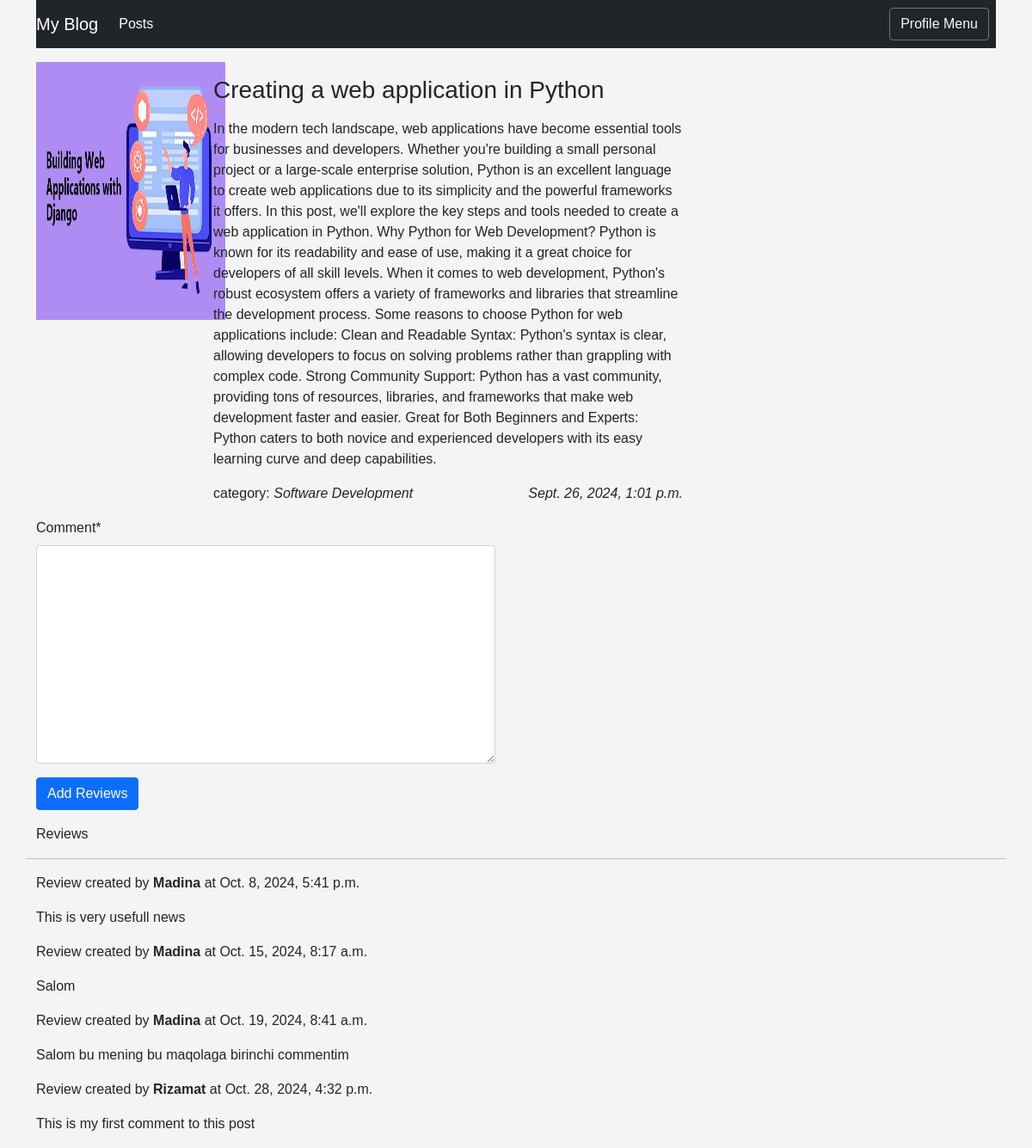
The app's page /post/1/ with its own data.
### post/models.py (models this page shows, shortened)
class Post(models.Model):
    Status_choices = [
        ('Draft','DR'),
        ('Published',   'PB')
    ]
    title = models.CharField(max_length=255)
    content = models.TextField()
    author = models.ForeignKey(User, on_delete=models.CASCADE, blank=True, null=True)
    image = models.ImageField(upload_to='images/', blank=True, null=True, default='default.png')
    category = models.ForeignKey(Category, on_delete=models.CASCADE, related_name='posts')
    created_at = models.DateTimeField(auto_now_add=True)
    update_at = models.DateTimeField(auto_now=True)
    published_time = models.DateTimeField(default=timezone.now)
    status = models.CharField(choices=Status_choices, null=True, max_length=50)
    tags = models.ManyToManyField('Tag', related_name='posts')
    views = models.IntegerField(default=0)  # Ko'rishlar soni uchun maydon
    is_approved = models.BooleanField(default=False)  # Admin tasdiqlashi uchun

class Category(models.Model):
    name = models.CharField(max_length=100)
    def __str__(self):
        return self.name

class PostReview(models.Model):
    title = models.ForeignKey(Post, on_delete=models.CASCADE, null=True, blank=True)
    author = models.ForeignKey(User, on_delete=models.CASCADE, null=True, blank=True)  # Sharh muallifi
    post = models.ForeignKey(Post, on_delete=models.CASCADE, related_name='reviews', null=True, blank=True)  # Postga bog'lanish
    comment = models.TextField()  # Sharh mazmuni
    created_at = models.DateTimeField(default=timezone.now)  # Sharh yaratilgan sana

### post/views.py (the view)
# urls.py: path("<int:id>/", PostDetailView.as_view(), name="post_detail"),
class PostDetailView(View):
    def get(self, request, id):
        post = Post.objects.get(id=id)
        review_form = PostReviewForm()
        context = {
            'post':post,
            'review_form':review_form,
        }
        return render(request, 'detail_post.html', context)

### post/forms.py
class PostReviewForm(forms.ModelForm):
    class Meta:
        model = PostReview
        fields = ['comment']

### post/templates/detail_post.html (shortened to what this page needs)
{% extends 'base.html' %}
{% load static %}
{% load crispy_forms_tags %}
{% block content %}
<div class="row mt-3">
    <div class="col-2 me-3">
        <img src="{{ post.image.url}}" alt="{{post.title}}" class='cover-pic'>
    </div>
    <div class="col-6">
        <h3 class="my-3">{{post.title}}</a></h3>
        <p class="align-center justify-content-between">{{post.content}}</p>
        <div class="d-flex justify-content-between">
            <p>category: <i>{{post.category}}</i></p>
            <p><i>{{post.created_at}}</i></p>
        </div>
    </div>
    <div class="row ">
        <div class="col-6">
            <form action="{% url 'reviews' post.id %}" method="post">
                {{review_form | crispy}}
                <button type="submit" class="btn btn-primary"> Add Reviews </button>
            </form>
        </div>
    </div>
    {% if post.reviews.all %}
        <p class="mt-3">Reviews</p> <hr>
        <div class="row">
            <div class="col-6">
                {% for review in post.reviews.all %}
                    {% if review %}
                        <p> Review created by <strong>{{ review.author }} </strong>at <span class="fw-lighter">{{ review.created_at }}</span>
                        </p>
                        <p>{{ review.comment }}</p>
                    {% else %}
                        <p>Not yet comment</p>
                    {% endif %}
                {% endfor %}
            </div>
        </div>
    {% endif %}
</div>
{% endblock %}

### static/css/style.css (style rules this page uses)
* { font-family: sans-serif; }
.cover-pic { width: 220px; height: 300px; }
body { font-family: Arial, sans-serif; margin: 0; padding: 0; background-color: #f4f4f4; }

### records on screen
Post: image (picture), title "Creating a web application in Python", content "In the modern tech landscape, web applications have become essential tools for businesses and developers. Whether you're building a small personal project or a large-scale enterprise solution, Python is an excellent language to create web applications due to its simplicity and the powerful frameworks it offers. In this post, we'll explore the key steps and tools needed to create a web application in Python. Why Python for Web Development? Python is known for its readability and ease of use, making it a great choice for developers of all skill levels. When it comes to web development, Python's robust ecosystem offers a variety of frameworks and libraries that streamline the development…", category "Software Development", created_at "Sept. 26, 2024, 1:01 p.m."
PostReview: author "Madina", created_at "Oct. 8, 2024, 5:41 p.m.", comment "This is very usefull news"
PostReview: author "Madina", created_at "Oct. 15, 2024, 8:17 a.m.", comment "Salom"
PostReview: author "Madina", created_at "Oct. 19, 2024, 8:41 a.m.", comment "Salom bu mening bu maqolaga birinchi commentim"
PostReview: author "Rizamat", created_at "Oct. 28, 2024, 4:32 p.m.", comment "This is my first comment to this post"
